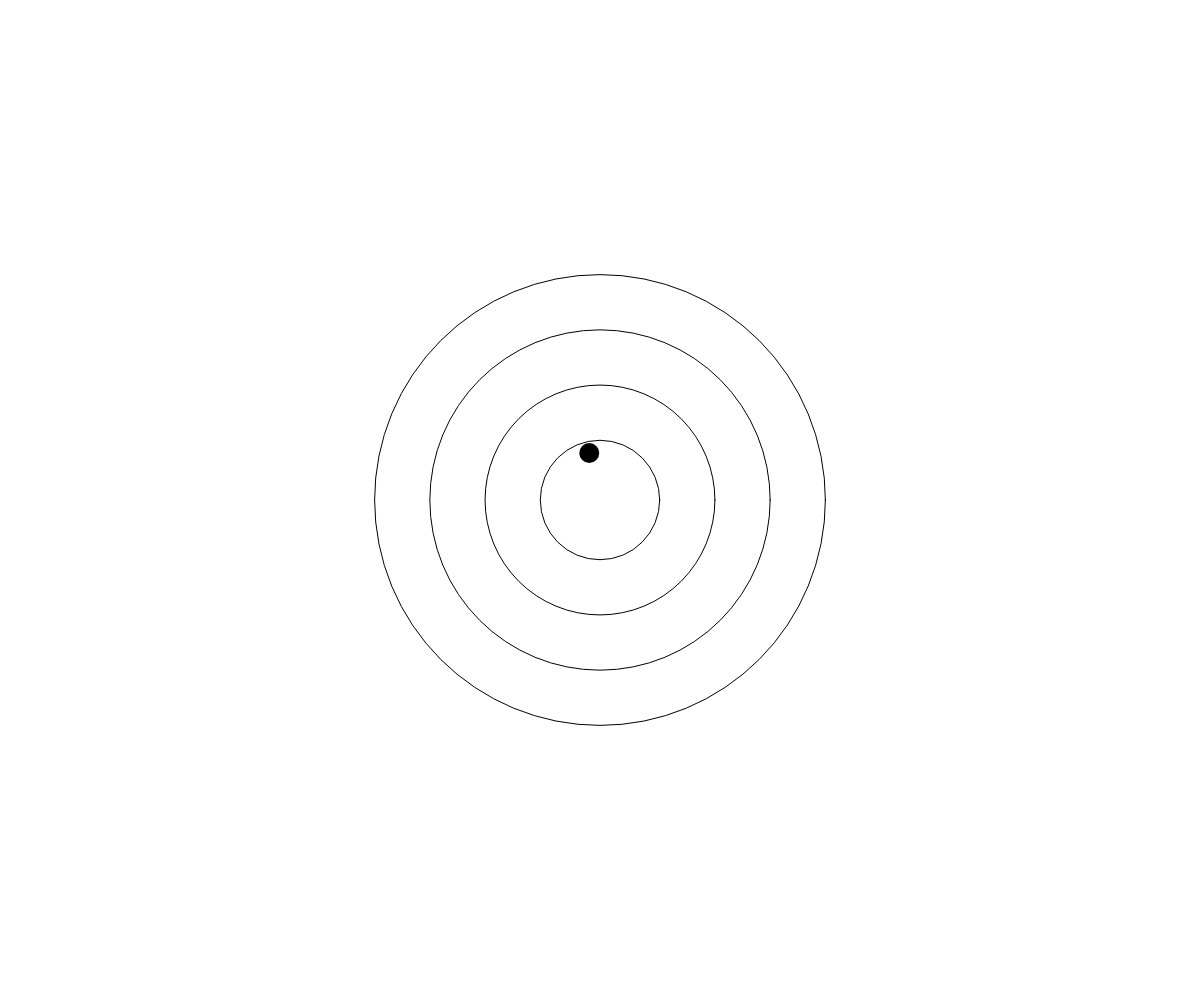
Frame 1 (no input)
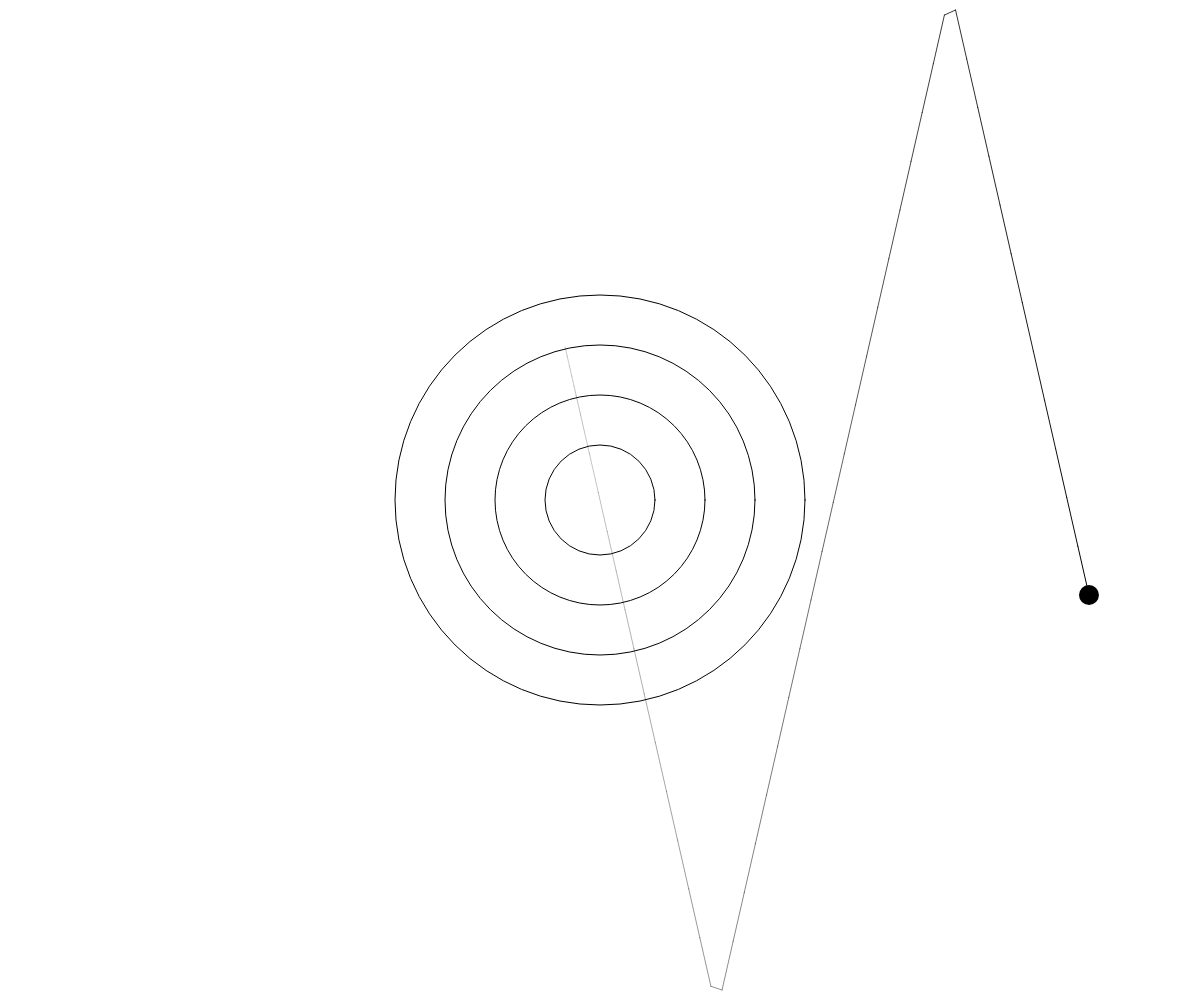
Frame 60 (no input)
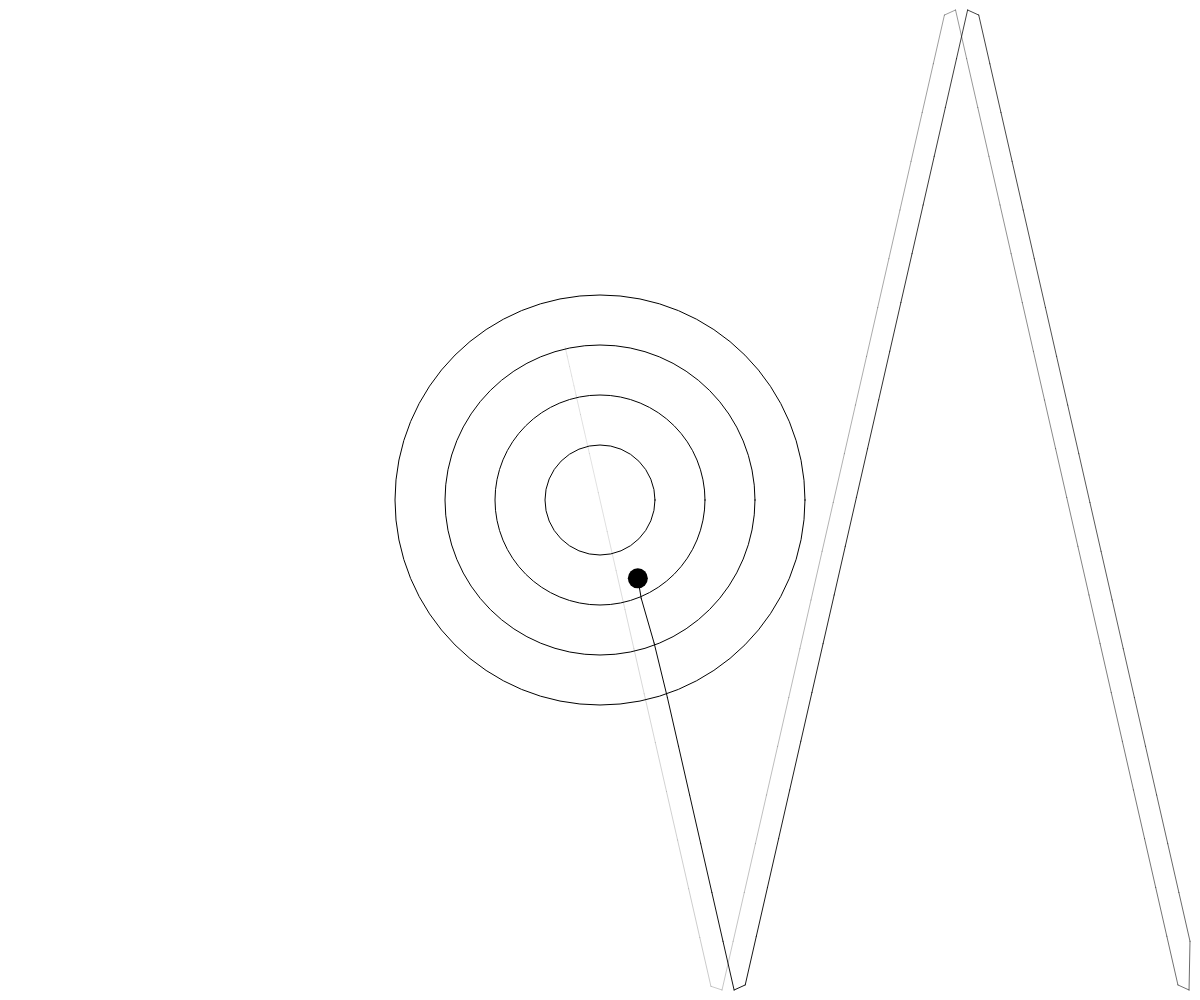
Frame 120 (the mouse pressed at the canvas centre since frame 60)

The p5.js sketch that drew these frames (run headless with seeded random() and noise() and a simulated clock; from frame 60 on, the mouse is pressed at the canvas centre):

// p5.js sketch
// ── sketch.js
let inkCircle = { x: 0, y: 0, vx: 0, vy: 0, r: 10, speed: 50 };
let inkTrail = [];
const inkTrailMaxPoints = 1024; // length of the trail (more = longer)

// === NEW: centralize vibration circle configs so we can both draw & collide ===
const vibrationCircles = [
    { min: 10, max: 100, loopFrames: 60 },
    { min: 10, max: 200, loopFrames: 60 },
    { min: 10, max: 300, loopFrames: 60 },
    { min: 10, max: 400, loopFrames: 60 },
];

function setup() {
    createCanvas(window.innerWidth, window.innerHeight);
    noFill();
    stroke(0);
    setupInkCircle();
}

function windowResized() {
    resizeCanvas(window.innerWidth, window.innerHeight);

    // Keep the ink circle inside bounds after a resize
    inkCircle.x = constrain(inkCircle.x, inkCircle.r, width - inkCircle.r);
    inkCircle.y = constrain(inkCircle.y, inkCircle.r, height - inkCircle.r);
}

function setupInkCircle() {
    inkCircle.x = width / 2;
    inkCircle.y = height / 2;
    const theta = random(TWO_PI);
    inkCircle.vx = cos(theta) * inkCircle.speed;
    inkCircle.vy = sin(theta) * inkCircle.speed;
}

function draw() {
    background(255, 255, 255);

    // Draw all vibration circles
    for (const cfg of vibrationCircles) {
        drawVibrationCircle(cfg.min, cfg.max, cfg.loopFrames);
    }

    drawInkCircle();
}

// === Helper: current radius of a vibration circle for this frame ===
function getVibrationRadius(minRadius, maxRadius, loopSpeedInFrames = 120) {
    let t = (frameCount % loopSpeedInFrames) / loopSpeedInFrames; // 0..1
    return map(sin(TWO_PI * t), -1, 1, minRadius, maxRadius);
}

function drawVibrationCircle(minRadius, maxRadius, loopSpeedInFrames = 120) {
    const r = getVibrationRadius(minRadius, maxRadius, loopSpeedInFrames);
    noFill();
    stroke(0);
    ellipse(width / 2, height / 2, r * 2);
}

function drawInkCircle() {
    // Move
    inkCircle.x += inkCircle.vx;
    inkCircle.y += inkCircle.vy;

    // --- Add random jitter to motion ---
    // const jitterStrength = 0.5; // try values between 0.2 and 2.0
    // inkCircle.vx += random(-jitterStrength, jitterStrength);
    // inkCircle.vy += random(-jitterStrength, jitterStrength);

    // Bounce on X edges
    if (inkCircle.x - inkCircle.r <= 0) {
        inkCircle.x = inkCircle.r;
        inkCircle.vx *= -1;
    } else if (inkCircle.x + inkCircle.r >= width) {
        inkCircle.x = width - inkCircle.r;
        inkCircle.vx *= -1;
    }

    // Bounce on Y edges
    if (inkCircle.y - inkCircle.r <= 0) {
        inkCircle.y = inkCircle.r;
        inkCircle.vy *= -1;
    } else if (inkCircle.y + inkCircle.r >= height) {
        inkCircle.y = height - inkCircle.r;
        inkCircle.vy *= -1;
    }

    // === NEW: interact with each vibration circle's current radius ===
    for (const cfg of vibrationCircles) {
        const r = getVibrationRadius(cfg.min, cfg.max, cfg.loopFrames);
        applyRadialPushIfOnRing(width / 2, height / 2, r);
    }

    // Limit speed so impulses don't send it flying forever
    limitInkSpeed(inkCircle.speed);

    // NEW: update & draw the trail for the current position
    drawInkCircleTrail();

    // Draw the ink circle on top
    fill(0);
    noStroke();
    ellipse(inkCircle.x, inkCircle.y, inkCircle.r * 2, inkCircle.r * 2);
}

// === NEW: push ink away from the ring if overlapping its stroke radius ===
function applyRadialPushIfOnRing(cx, cy, ringRadius) {
    const dx = inkCircle.x - cx;
    const dy = inkCircle.y - cy;
    const d = Math.hypot(dx, dy);
    if (d === 0) return; // avoid NaNs

    // Treat the "stroke" as a thin ring; collide when the center is within this band
    const band = inkCircle.r + 1;
    const delta = d - ringRadius; // negative if inside, positive if outside

    if (Math.abs(delta) <= band) {
        // 🎲 Random chance for collision to actually occur
        const collisionChance = 0.5;
        if (random() > collisionChance) return; // skip most collisions

        // Unit normal (radial direction)
        const nx = dx / d;
        const ny = dy / d;

        // Direction that increases distance from the ring (away from stroke)
        const dir = delta > 0 ? 1 : -1;

        // Impulse strength
        const impulse = 0.6 * inkCircle.speed;

        // Apply impulse to velocity
        inkCircle.vx += nx * dir * impulse;
        inkCircle.vy += ny * dir * impulse;

        // Nudge position slightly outward so it doesn’t get stuck
        const separation = band - Math.abs(delta) + 0.5;
        inkCircle.x += nx * dir * separation;
        inkCircle.y += ny * dir * separation;

        // Dampen tangential velocity
        const vdotn = inkCircle.vx * nx + inkCircle.vy * ny;
        const tx = -ny, ty = nx; // unit tangent
        const v_dott = inkCircle.vx * tx + inkCircle.vy * ty;
        const tangentialDamp = 0.85;
        inkCircle.vx = vdotn * nx + v_dott * tangentialDamp * tx;
        inkCircle.vy = vdotn * ny + v_dott * tangentialDamp * ty;
    }
}

// === NEW: cap velocity magnitude ===
function limitInkSpeed(maxSpeed) {
    const v = Math.hypot(inkCircle.vx, inkCircle.vy);
    if (v > maxSpeed) {
        const s = maxSpeed / v;
        inkCircle.vx *= s;
        inkCircle.vy *= s;
    }
}

function drawInkCircleTrail() {
    // Keep newest position at the end
    inkTrail.push({ x: inkCircle.x, y: inkCircle.y });
    if (inkTrail.length > inkTrailMaxPoints) inkTrail.shift();

    // Draw from oldest -> newest with fade and taper
    noFill();
    for (let i = 1; i < inkTrail.length; i++) {
        const p0 = inkTrail[i - 1];
        const p1 = inkTrail[i];
        const t = i / inkTrail.length;          // 0..1 (older -> newer)
        const a = 255 * t;                      // fade older segments

        stroke(0, a);
        strokeWeight(1);
        line(p0.x, p0.y, p1.x, p1.y);
    }

    // Restore defaults
    stroke(0);
    strokeWeight(1);
}
